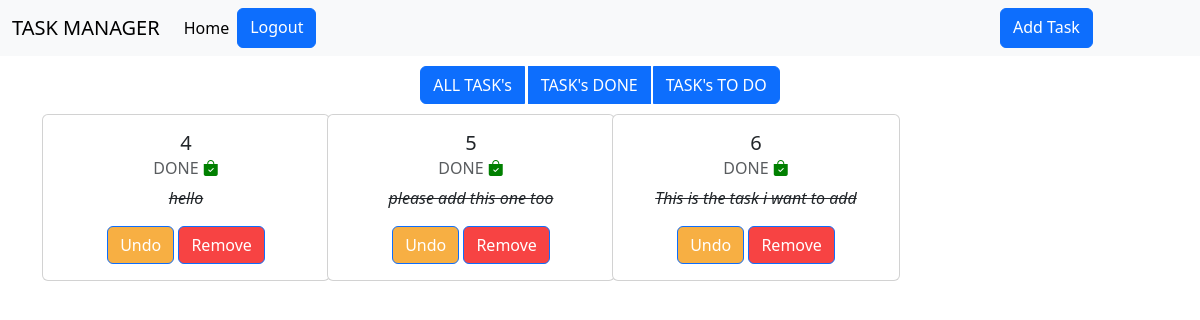
/task_done/ (signed in), run on an earlier commit of the app's database.
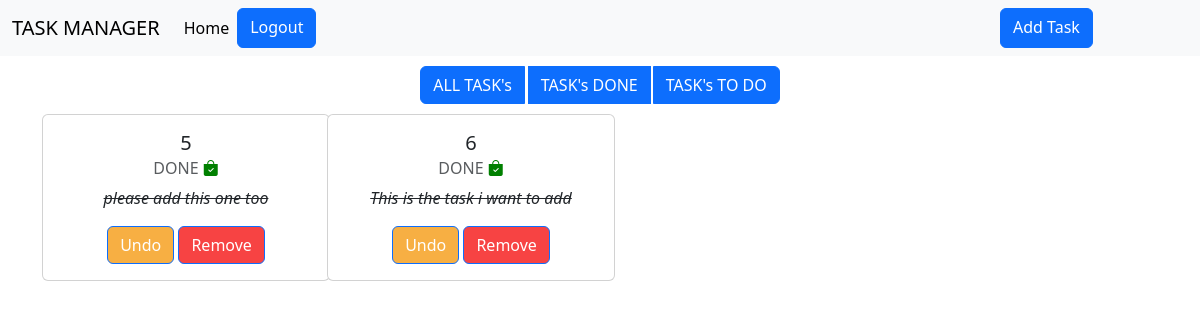
And on a later commit of the database.
### website/models.py (models this page shows, shortened)
class record(models.Model):
	create_at=models.DateTimeField(auto_now_add=True)
	task=models.CharField(max_length=200)
	status=models.CharField(max_length=200,default='TODO')

### website/views.py (the view)
# urls.py: path('task_done/',views.task_done,name='task_done'),
def task_done(request):
	if request.user.is_authenticated:
		objects=record.objects.all()
		return render(request,'done_task.html',{'records':objects})
	else:
		return redirect('home')

### website/templates/done_task.html
{% extends 'base.html' %}
{% block content %}
<center><div class=" button_container btn-group" role="group" aria-label="Basic example">
  <a href="{% url 'home' %}" class="btn btn-primary">ALL TASK's</a>
  <a href="{% url 'task_done' %}" type="button" class="btn btn-primary" style='margin-left: 3px; margin-right: 3px;'>TASK's DONE</a>
  <a href="{% url 'task_not_done' %}" type="button" class="btn btn-primary">TASK's TO DO</a>
</div></center>
<div class="container-xxl ">
	<div class="container over_all text-center">
	<div class="row row-cols-4 parent">
		{% for record in records%}
		{% if record.status == "DONE" %}
		 <div class="col sub-div"><div class="card" style="width: 18rem;">
				<div class="card-body">
				    <h5 class="card-title">{{record.id}}</h5>
				    {% if record.status == "TODO" %}
					    <h6 class="card-subtitle mb-2 text-body-secondary">TODO <i class="bi bi-bag-x-fill" style='color: red;'></i></h6>
					    <p class="card-text"><i>{{record.task}}</i></p>
					    <a href="{% url 'done' record.id %}" class="btn btn-primary">Complete</a>
					    <a href="{% url 'edit' record.id %}" class="btn" style='background-color: lightblue;'>Edit</a>
					   {% else %}
					   <h6 class="card-subtitle mb-2 text-body-secondary">DONE <i class="bi bi-bag-check-fill" style='color : green ;'></i></h6>
					    <p class="card-text " style="text-decoration: line-through;"> <i>{{record.task}}</i></p>
					    <a href="{% url 'undo' record.id %}" class="btn btn-primary" style="background-color: #f7af43;">Undo</a>
					   {% endif %}
				    <a href="{% url 'remove' record.id %}" class="btn btn-primary" style='background-color: #f74343;'>Remove</a>
				  </div>
				</div>
			</div>
		{% endif %}
		{% endfor %}
	</div>
	</div>
</div>
{% endblock %}

What changed in the data, as far as the page shows it:
no longer on this page (row edited): record: id "4", task "hello"
